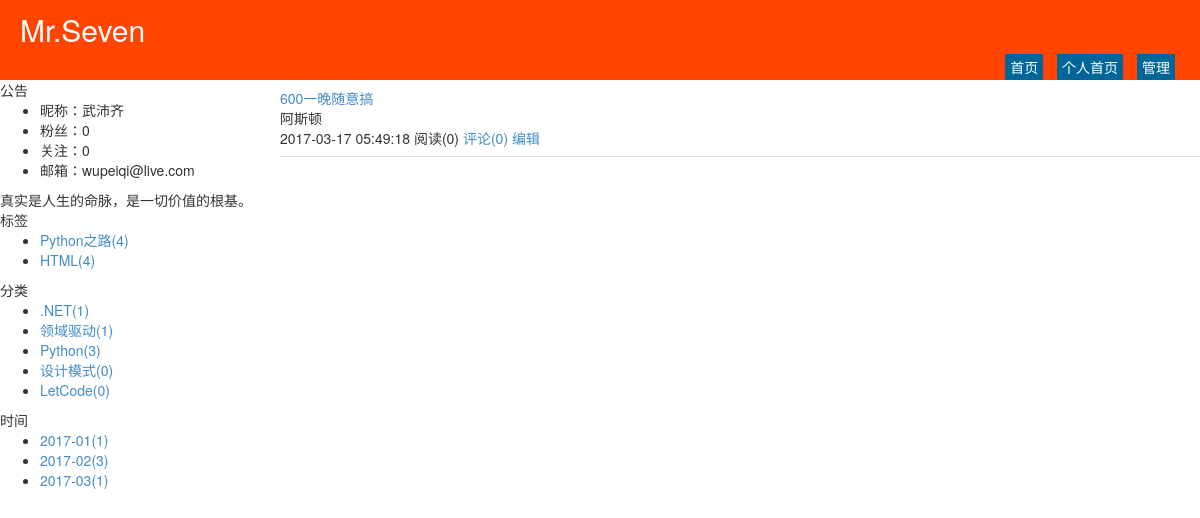
Page /wupeiqi/category/1.html on the committed database.
### repository/models.py (models this page shows)
class Blog(models.Model):
    nid = models.BigAutoField(primary_key=True)
    title = models.CharField(verbose_name='个人博客标题', max_length=64)
    site = models.CharField(verbose_name='个人博客前缀', max_length=32, unique=True)
    theme = models.CharField(verbose_name='博客主题', max_length=32)
    user = models.OneToOneField(to='UserInfo', to_field='nid')

class UserInfo(models.Model):
    nid = models.BigAutoField(primary_key=True)
    username = models.CharField(verbose_name='用户名', max_length=32, unique=True)
    password = models.CharField(verbose_name='密码', max_length=64)
    nickname = models.CharField(verbose_name='昵称', max_length=32)
    email = models.EmailField(verbose_name='邮箱', unique=True)
    avatar = models.ImageField(verbose_name='头像')
    create_time = models.DateTimeField(verbose_name='创建时间', auto_now_add=True)
    fans = models.ManyToManyField(verbose_name='粉丝们',
                                  to='UserInfo',
                                  through='UserFans',
                                  related_name='f',
                                  through_fields=('user', 'follower'))

class Tag(models.Model):
    nid = models.AutoField(primary_key=True)
    title = models.CharField(verbose_name='标签名称', max_length=32)
    blog = models.ForeignKey(verbose_name='所属博客', to='Blog', to_field='nid')

class Category(models.Model):
    nid = models.AutoField(primary_key=True)
    title = models.CharField(verbose_name='分类标题', max_length=32)
    blog = models.ForeignKey(verbose_name='所属博客', to='Blog', to_field='nid')

class Article(models.Model):
    nid = models.BigAutoField(primary_key=True)
    title = models.CharField(verbose_name='文章标题', max_length=128)
    summary = models.CharField(verbose_name='文章简介', max_length=255)
    read_count = models.IntegerField(default=0)
    comment_count = models.IntegerField(default=0)
    up_count = models.IntegerField(default=0)
    down_count = models.IntegerField(default=0)
    create_time = models.DateTimeField(verbose_name='创建时间', auto_now_add=True)
    blog = models.ForeignKey(verbose_name='所属博客', to='Blog', to_field='nid')
    category = models.ForeignKey(verbose_name='文章类型', to='Category', to_field='nid', null=True)
    type_choices = [
        (1, "Python"),
        (2, "Linux"),
        (3, "OpenStack"),
        (4, "GoLang"),
    ]
    article_type_id = models.IntegerField(choices=type_choices, default=None)
    tags = models.ManyToManyField(
        to="Tag",
        through='Article2Tag',
        through_fields=('article', 'tag'),
    )

### web/views/home.py (the view)
# urls.py: url(r'^(?P<site>\w+)/(?P<condition>((tag)|(date)|(category)))/(?P<val>\w+-*\w*).html$', home.filter),
def filter(request, site, condition, val):
    blog = models.Blog.objects.filter(site=site).select_related('user').first()
    if not blog:
        return redirect('/')
    tag_list = models.Tag.objects.filter(blog=blog)
    category_list = models.Category.objects.filter(blog=blog)
    date_list = models.Article.objects.raw(
        'select nid, count(nid) as num,strftime("%Y-%m",create_time) as ctime from repository_article group by strftime("%Y-%m",create_time)')
    template_name = "home_summary_list.html"
    if condition == 'tag':
        template_name = "home_title_list.html"
        article_list = models.Article.objects.filter(tags=val, blog=blog).all()
    elif condition == 'category':
        article_list = models.Article.objects.filter(category_id=val, blog=blog).all()
    elif condition == 'date':
        article_list = models.Article.objects.filter(blog=blog).extra(
            where=['strftime("%%Y-%%m",create_time)=%s'], params=[val, ]).all()
    else:
        article_list = []
    return render(
        request,
        template_name,
        {
            'blog': blog,
            'tag_list': tag_list,
            'category_list': category_list,
            'date_list': date_list,
            'article_list': article_list
        }
    )

### templates/home_summary_list.html (shortened to what this page needs)
{% extends 'home_layout.html' %}
{% block content %}
    <div class="summary-list">
        {% for row in article_list %}
            <div class="summary-item" style="border-bottom: 1px solid #dddddd;padding: 8px 0;">
                <div class="summary-title">
                    <a href="/{{ blog.site }}/{{ row.nid }}.html">{{ row.title }}</a>
                </div>
                <div class="summary-content">
                    {{ row.summary }}
                </div>
                <div class="summary-footer">
                    <span>{{ row.create_time|date:"Y-m-d H:i:s" }}</span>
                    <span>阅读({{ row.read_count }})</span>
                    <a>评论({{ row.comment_count }})</a>
                    <a href="/backend/edit-article-{{ row.nid }}.html">编辑</a>
                </div>
            </div>
        {% endfor %}
    </div>
{% endblock %}

### templates/home_layout.html (shortened to what this page needs)
<!DOCTYPE html>
<html>
<head lang="en">
    <link rel="stylesheet" href="/static/plugins/bootstrap/css/bootstrap.css"/>
    <link rel="stylesheet" href="/static/plugins/font-awesome/css/font-awesome.css"/>
    <link rel="stylesheet" href="/static/css/edmure.css"/>
    <link rel="stylesheet" href="/static/css/commons.css"/>
    <link rel="stylesheet" href="/static/css/row-avatar.css"/>
    <link rel="stylesheet" href="/static/css/theme/{{ blog.theme }}.css"/>
</head>
<body>
<div class="pg-header">
    <div class="title">{{ blog.title }}</div>
    <div class="menu-list">
        <a class="menu-item" href="/">首页</a>
        <a class="menu-item" href="/{{ blog.site }}.html">个人首页</a>
        <a class="menu-item" href="/backend/index.html">管理</a>
    </div>
</div>
<div class="pg-body">
    <div class="body-menu">
        <div class="notice">
            <div class="notice-header">公告</div>
            <div class="notice-body">
                <ul>
                    <li>昵称：{{ blog.user.nickname }}</li>
                    <li>粉丝：{{ blog.user.fans.count }}</li>
                    <li>关注：{{ blog.user.f.count }}</li>
                    <li>邮箱：{{ blog.user.email }}</li>
                </ul>
                <div class="memo">
                    真实是人生的命脉，是一切价值的根基。
                </div>
            </div>
        </div>
        <div class="tags">
            <div class="tags-header">标签</div>
            <div class="tags-body">
                <ul>
                    {% for tag in tag_list %}
                        <li><a href="/{{ blog.site }}/tag/{{ tag.nid }}.html">{{ tag.title }}({{ tag.article_set.count }})</a></li>
                    {% endfor %}
                </ul>
            </div>
        </div>
        <div class="types">
            <div class="types-header">分类</div>
            <div class="types-body">
                <ul>
                    {% for tag in category_list %}
                        <li><a href="/{{ blog.site }}/category/{{ tag.nid }}.html">{{ tag.title }}({{ tag.article_set.count }})</a></li>
                    {% endfor %}
                </ul>
            </div>
        </div>
        <div class="dates">
            <div class="dates-header">时间</div>
            <div class="dates-body">
                <ul>
                    {% for tag in date_list %}
                        <li><a href="/{{ blog.site }}/date/{{ tag.ctime }}.html">{{ tag.ctime}}({{ tag.num}})</a></li>
                    {% endfor %}
                </ul>
            </div>
        </div>
    </div>
    <div class="body-content">
        {% block content %}{% endblock %}
    </div>
</div>
</body>
</html>

### static/css/theme/warm.css (style rules this page uses)
.pg-header { height: 80px; background-color: #ff4500; position: relative; color: #ffffff; }
.pg-header .title { font-size: 30px; line-height: 60px; margin-left: 20px; }
.pg-header .menu-list { position: absolute; bottom: 0; right: 20px; }
.pg-header .menu-list a { color: #ffffff; display: inline-block; padding: 3px 5px; margin: 0 5px; background-color: #006699; }
.pg-body { min-width: 980px; position: relative; }
.pg-body .body-menu { position: absolute; left: 0; width: 280px; }
.pg-body .body-content { position: absolute; right: 0; left: 280px; overflow: scroll; }

### rows in the picture
Blog: title "Mr.Seven", user.nickname "武沛齐", user.fans.count "0", user.f.count "0", user.email "wupeiqi@live.com"
Tag: title "Python之路", article_set.count "4"
Tag: title "HTML", article_set.count "4"
Category: title ".NET", article_set.count "1"
Category: title "领域驱动", article_set.count "1"
Category: title "Python", article_set.count "3"
Category: title "设计模式", article_set.count "0"
Category: title "LetCode", article_set.count "0"
Article: ctime "2017-01", num "1"
Article: ctime "2017-02", num "3"
Article: ctime "2017-03", num "1", title "600一晚随意搞", summary "阿斯顿", create_time "2017-03-17 05:49:18", read_count "0", comment_count "0"
